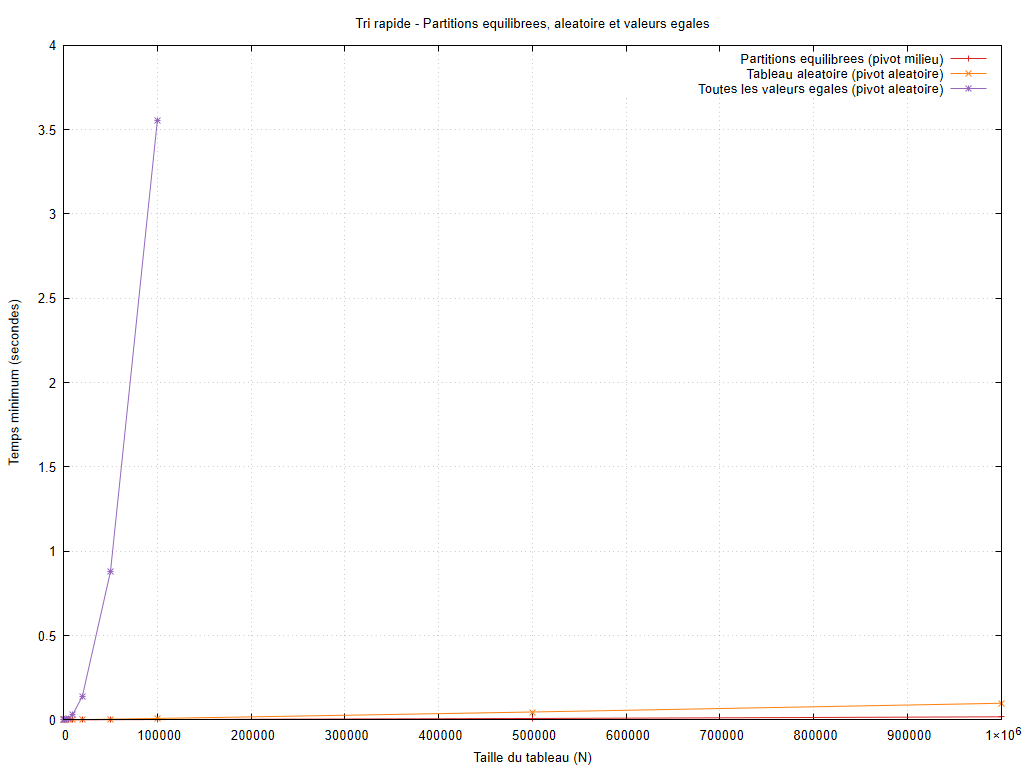

Write gnuplot code to recreate this figure.
set encoding utf8
set terminal pngcairo size 1024,768 font 'Arial,10'
set output 'graphiques/20261011_212626/cases/quick_sort_best_avg_worst_cases.png'
set datafile missing 'non_mesure'
set title 'Tri rapide - Partitions equilibrees, aleatoire et valeurs egales'
set xlabel 'Taille du tableau (N)'
set ylabel 'Temps minimum (secondes)'
set grid
set yrange [0:*]
plot 'resultats/20261011_212626/cases/quick_sort_best_avg_worst_cases.dat' using 1:2 title 'Partitions equilibrees (pivot milieu)' with linespoints lc rgb '#d62728', 'resultats/20261011_212626/cases/quick_sort_best_avg_worst_cases.dat' using 1:3 title 'Tableau aleatoire (pivot aleatoire)' with linespoints lc rgb '#ff7f0e', 'resultats/20261011_212626/cases/quick_sort_best_avg_worst_cases.dat' using 1:4 title 'Toutes les valeurs egales (pivot aleatoire)' with linespoints lc rgb '#9467bd'
unset output
